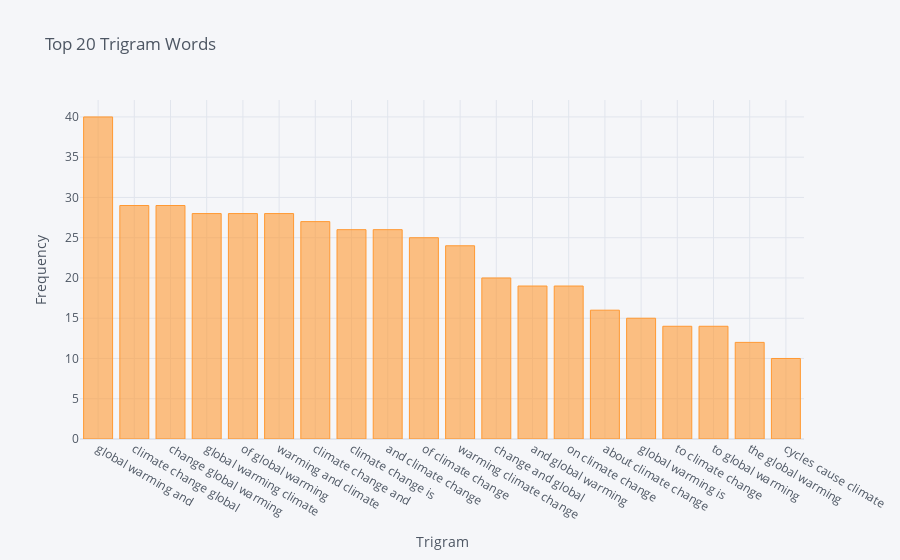

The notebook cell this image was saved under:
### Code cell
words = get_top_n_words(df['text'], 20)
dfTri = pd.DataFrame(words, columns = ['Trigram','Frequency'])
dfTri = dfTri.set_index('Trigram')
dfTri.iplot(kind = 'bar', xTitle='Trigram', yTitle='Frequency', title = 'Top 20 Trigram Words')

### Figure 1 — Plotly figure (JSON) as saved in the notebook; plotly's stock layout.template omitted (floating-point values rounded to 4 significant figures)
{"data": [{"marker": {"color": "rgba(255, 153, 51, 0.6)", "line": {"color": "rgba(255, 153, 51, 1.0)", "width": 1}}, "name": "Frequency", "orientation": "v", "text": "", "type": "bar", "x": ["global warming and", "climate change global", "change global warming", "global warming climate", "of global warming", "warming and climate", "climate change and", "climate change is", "and climate change", "of climate change", "warming climate change", "change and global", "and global warming", "on climate change", "about climate change", "global warming is", "to climate change", "to global warming", "the global warming", "cycles cause climate"], "y": [40, 29, 29, 28, 28, 28, 27, 26, 26, 25, 24, 20, 19, 19, 16, 15, 14, 14, 12, 10]}], "layout": {"legend": {"bgcolor": "#F5F6F9", "font": {"color": "#4D5663"}}, "paper_bgcolor": "#F5F6F9", "plot_bgcolor": "#F5F6F9", "title": {"font": {"color": "#4D5663"}, "text": "Top 20 Trigram Words"}, "xaxis": {"gridcolor": "#E1E5ED", "showgrid": true, "tickfont": {"color": "#4D5663"}, "title": {"font": {"color": "#4D5663"}, "text": "Trigram"}, "zerolinecolor": "#E1E5ED"}, "yaxis": {"gridcolor": "#E1E5ED", "showgrid": true, "tickfont": {"color": "#4D5663"}, "title": {"font": {"color": "#4D5663"}, "text": "Frequency"}, "zerolinecolor": "#E1E5ED"}}}
